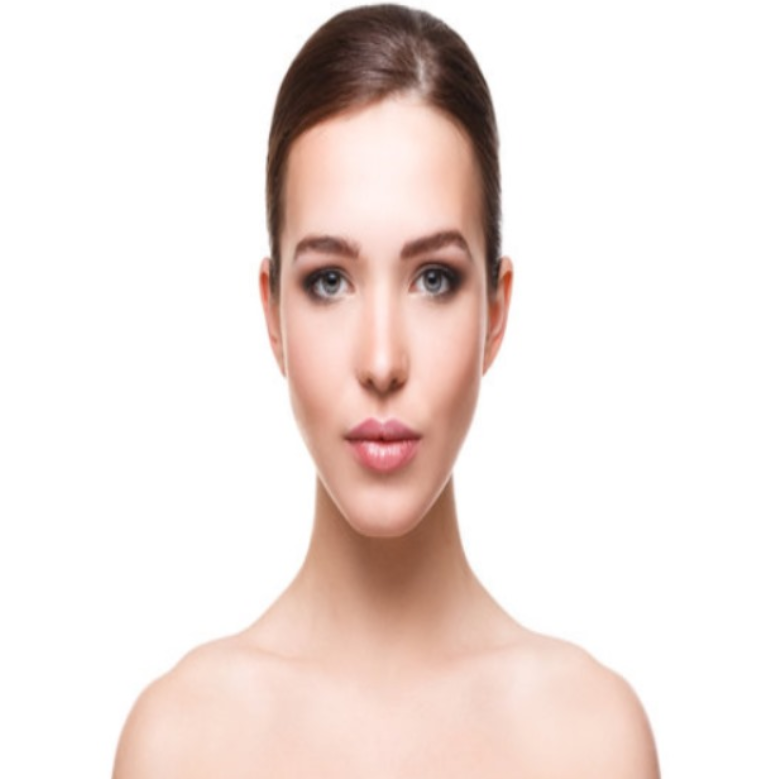
#> input picture img.png, 767 x 779 px
$ python 'Region based.py'
#> lines starting #> are read from the running program, lines starting #| are printed output that depends on the picture; after the words box and inside, x2 and y2 are one past the last pixel; in counts of white or black regions, pixels touching at a corner belong together
import cv2
import numpy as np
import matplotlib.pyplot as plt
from skimage import segmentation, color, graph
from sklearn.metrics import f1_score, recall_score
import time
from scipy import stats


def load_image(image_path):
#> called with image_path = '../img.png'
    image = cv2.imread(image_path)
#> image is the input picture: shape (779, 767, 3); mean B, G, R 223, 227.3, 239.6
    if image is None:
        raise ValueError(f"Error: Unable to load image from path: {image_path}")

    if image.shape[2] == 4:  # Check if image has 4 channels (RGBA)
        image = cv2.cvtColor(image, cv2.COLOR_RGBA2RGB)
    else:
        image = cv2.cvtColor(image, cv2.COLOR_BGR2RGB)

    gray = cv2.cvtColor(image, cv2.COLOR_RGB2GRAY)
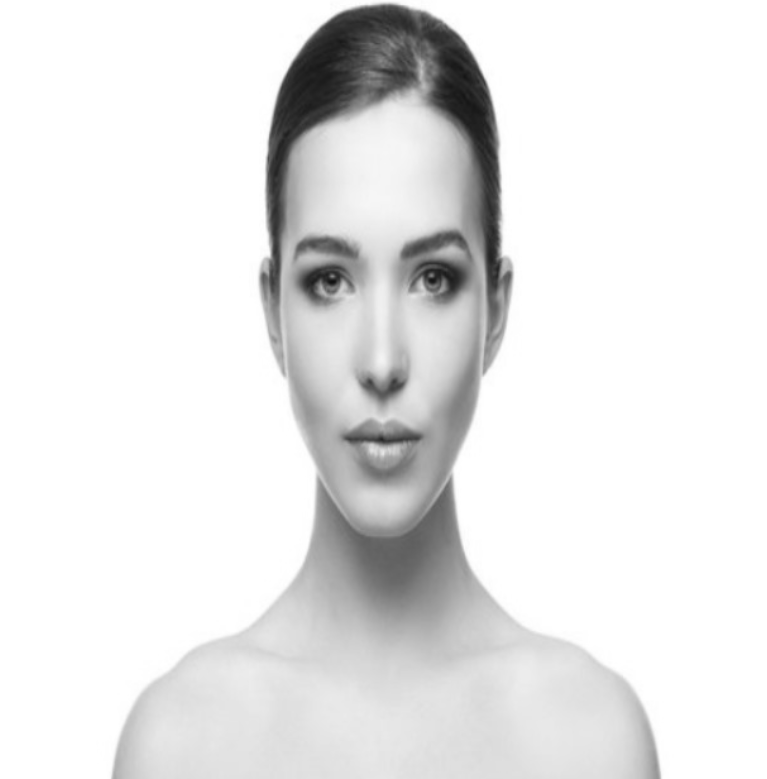
#> gray: shape (779, 767); min 16, max 255, mean 230.5
    return image, gray


def segment_image(image_path):
    image, gray = load_image(image_path)

    _, binary = cv2.threshold(gray, 0, 255, cv2.THRESH_BINARY_INV + cv2.THRESH_OTSU)
    kernel = np.ones((3, 3), np.uint8)
    opening = cv2.morphologyEx(binary, cv2.MORPH_OPEN, kernel, iterations=2)
    sure_bg = cv2.dilate(opening, kernel, iterations=3)
    dist_transform = cv2.distanceTransform(opening, cv2.DIST_L2, 5)
    _, sure_fg = cv2.threshold(dist_transform, 0.7 * dist_transform.max(), 255, 0)
    sure_fg = np.uint8(sure_fg)
    unknown = cv2.subtract(sure_bg, sure_fg)
    _, markers = cv2.connectedComponents(sure_fg)
    markers = markers + 1
    markers[unknown == 255] = 0
    markers = cv2.watershed(image, markers)
    segmented_bw = np.zeros_like(gray)
    segmented_bw[markers > 1] = 255
    return segmented_bw


def seeded_region_growing(image_path, seed_point=(100, 100), threshold=15):
    _, gray = load_image(image_path)
    mask = np.zeros_like(gray, dtype=np.uint8)
    mask[seed_point] = 255
    seed_queue = [seed_point]
    while seed_queue:
        x, y = seed_queue.pop(0)
        for i in range(-1, 2):
            for j in range(-1, 2):
                nx, ny = x + i, y + j
                if 0 <= nx < gray.shape[0] and 0 <= ny < gray.shape[1]:
                    if mask[nx, ny] == 0 and abs(int(gray[nx, ny]) - int(gray[x, y])) < threshold:
                        mask[nx, ny] = 255
                        seed_queue.append((nx, ny))
    return mask


def region_splitting_and_merging(image_path):
    def split_region(image, x, y, size):
        if size < 1:
            return
        region = image[y:y + size, x:x + size]
        mean_intensity = np.mean(region)
        std_dev = np.std(region)
        if std_dev < 5:
            segmented[y:y + size, x:x + size] = mean_intensity
        else:
            half_size = size // 2
            split_region(image, x, y, half_size)
            split_region(image, x + half_size, y, half_size)
            split_region(image, x, y + half_size, half_size)
            split_region(image, x + half_size, y + half_size, half_size)

    _, gray = load_image(image_path)
    segmented = np.zeros_like(gray, dtype=np.float32)
    split_region(gray, 0, 0, gray.shape[0])
    return (segmented * 255).astype(np.uint8)


def clustering_based_segmentation(image_path, k=3):
    image, _ = load_image(image_path)
    image_reshaped = image.reshape((-1, 3))
    image_reshaped = np.float32(image_reshaped)
    criteria = (cv2.TERM_CRITERIA_EPS + cv2.TERM_CRITERIA_MAX_ITER, 100, 0.2)
    _, labels, centers = cv2.kmeans(image_reshaped, k, None, criteria, 10, cv2.KMEANS_RANDOM_CENTERS)
    labels = labels.flatten()
    segmented_image = centers[labels].reshape(image.shape).astype(np.uint8)
    return cv2.cvtColor(segmented_image, cv2.COLOR_RGB2GRAY)


def mean_shift_segmentation(image_path):
    image, _ = load_image(image_path)
    shifted = cv2.pyrMeanShiftFiltering(image, sp=21, sr=51)
    return cv2.cvtColor(shifted, cv2.COLOR_RGB2GRAY)


def watershed_segmentation(image_path):
    return segment_image(image_path)


def graph_based_segmentation(image_path):
    image, _ = load_image(image_path)
    labels = segmentation.slic(image, compactness=30, n_segments=400)
    g = graph.rag_mean_color(image, labels)
    labels2 = graph.cut_threshold(labels, g, 0.25)
    segmented = color.label2rgb(labels2, image, kind='avg')
    return cv2.cvtColor((segmented * 255).astype(np.uint8), cv2.COLOR_RGB2GRAY)


def evaluate_performance(original, segmented):
    # Ensure both images have the same shape
    min_shape = min(original.shape, segmented.shape)
    original = original[:min_shape[0], :min_shape[1]]
    segmented = segmented[:min_shape[0], :min_shape[1]]

    # Normalize and binarize the images
    original_bin = (original > original.mean()).astype(int)
    segmented_bin = (segmented > segmented.mean()).astype(int)

    original_flat = original_bin.flatten()
    segmented_flat = segmented_bin.flatten()

    f1 = f1_score(original_flat, segmented_flat, average='weighted', zero_division=1)
    recall = recall_score(original_flat, segmented_flat, average='weighted', zero_division=1)
    return f1, recall


def main():
    image_path = r'../img.png'
    original_image, gray_image = load_image(image_path)

    segmentation_methods = {
        'Seeded Region Growing': seeded_region_growing,
        'Region Splitting and Merging': region_splitting_and_merging,
        'Clustering Based': clustering_based_segmentation,
        'Mean Shift': mean_shift_segmentation,
        'Watershed': watershed_segmentation,
        'Graph Based': graph_based_segmentation
    }

    results = {}

    plt.figure(figsize=(20, 15))
    plt.subplot(3, 3, 1)
    plt.imshow(original_image)
    plt.title('Original Image')
    plt.axis('off')

    for idx, (name, method) in enumerate(segmentation_methods.items(), start=2):
        start_time = time.time()
        segmented = method(image_path)
        execution_time = time.time() - start_time

        f1, recall = evaluate_performance(gray_image, segmented)

        results[name] = {
            'F1 Score': f1,
            'Recall Score': recall,
            'Execution Time': execution_time
        }

        plt.subplot(3, 3, idx)
        plt.imshow(segmented, cmap='gray')
        plt.title(f'{name}\nF1: {f1:.4f}, Recall: {recall:.4f}\nTime: {execution_time:.4f}s')
        plt.axis('off')
#> this loop made 6 passes
#> (f1, recall) on pass 1: (0.578, 0.7)
#> pass 1, in evaluate_performance, `segmented = segmented[:min_shape[0], :min_shape[1]]`:
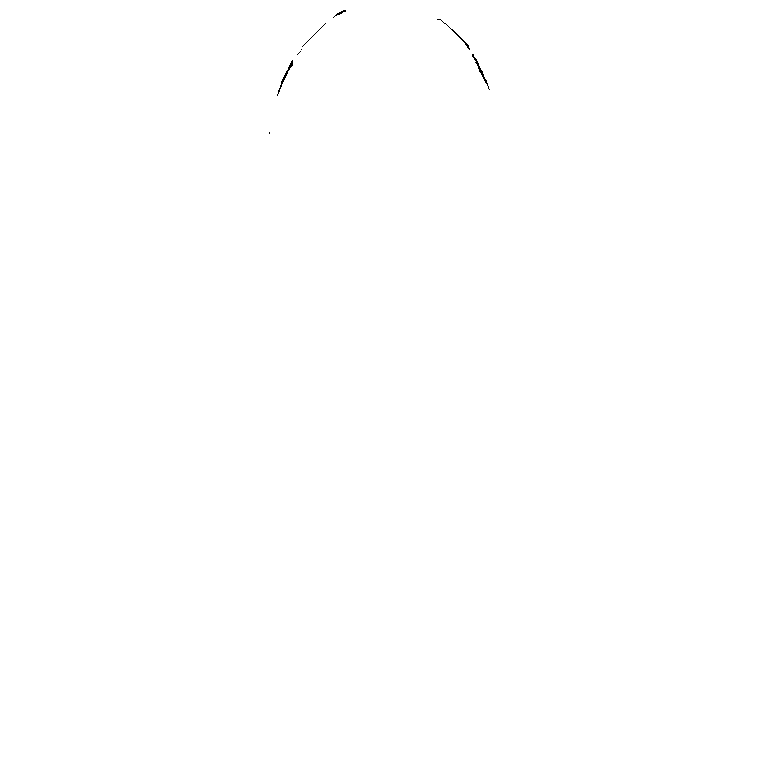
#> segmented: shape (779, 767); 100% white; black in thin lines or dots, all inside (x1, y1, x2, y2) = (269, 10, 490, 134)
#> pass 1, in evaluate_performance, `original_bin = (original > original.mean()).astype(int)`:
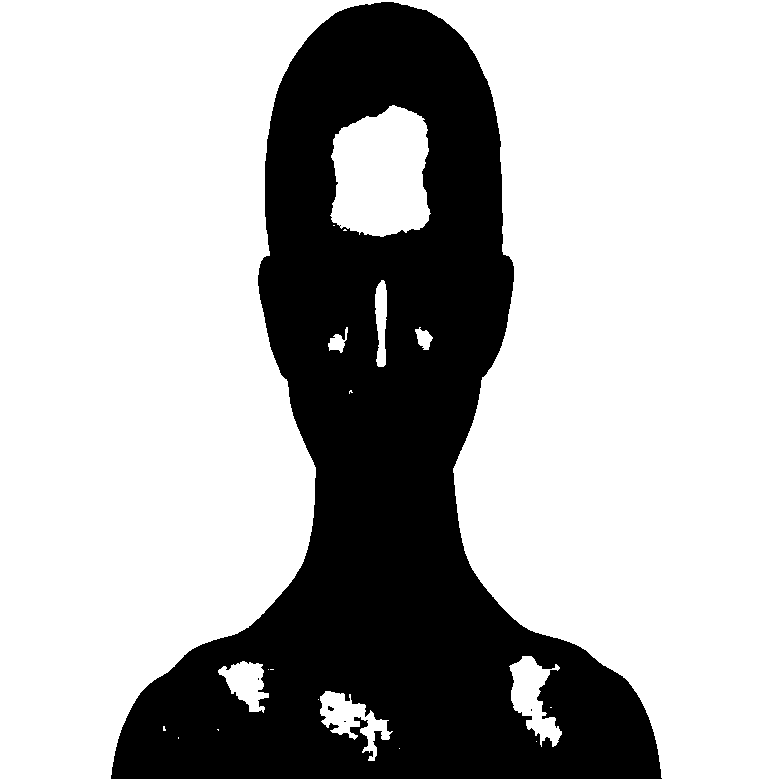
#> original_bin: shape (779, 767) int64; values 0 (black) and 1 (white), 70% white; 5 black regions (3 under 20 px), largest, box (x1, y1, x2, y2) and area: (111, 2, 662, 779) 179198, (328, 706, 334, 711) 21
#> pass 2, in split_region (call 2), `region = image[y:y + size, x:x + size]`:
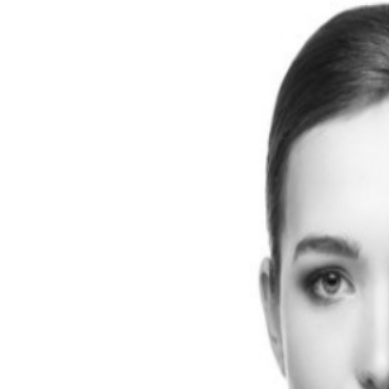
#> region: shape (389, 389); min 16, max 255, mean 227.4

    plt.tight_layout()
    plt.show()
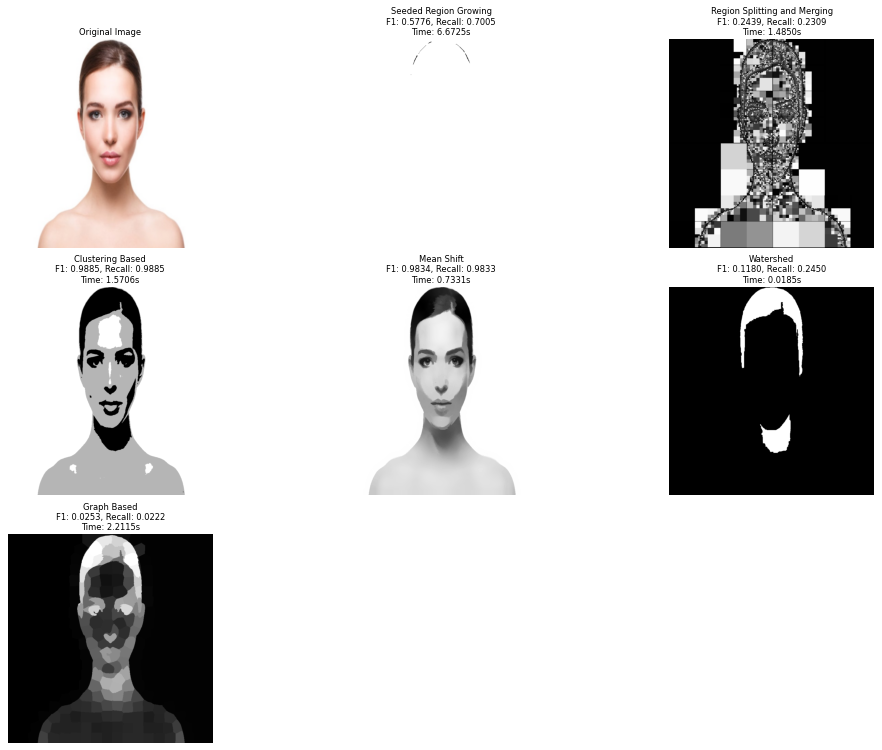
#> figure drawn by matplotlib, 7 panels

    # Plotting performance comparison
    methods = list(results.keys())
    f1_scores = [results[m]['F1 Score'] for m in methods]
    recall_scores = [results[m]['Recall Score'] for m in methods]
    execution_times = [results[m]['Execution Time'] for m in methods]

    plt.figure(figsize=(15, 5))
    x = np.arange(len(methods))
    width = 0.25

    plt.bar(x - width, f1_scores, width, label='F1 Score')
    plt.bar(x, recall_scores, width, label='Recall Score')
    plt.bar(x + width, execution_times, width, label='Execution Time (s)')

    plt.xlabel('Segmentation Methods')
    plt.ylabel('Scores / Time')
    plt.title('Performance Comparison of Segmentation Methods')
    plt.xticks(x, methods, rotation=45, ha='right')
    plt.legend()
    plt.tight_layout()
    plt.show()
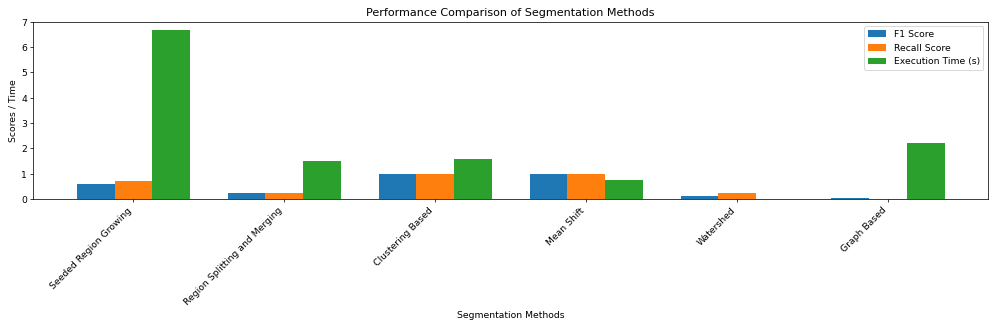
#> figure drawn by matplotlib, 1 panel; tallest bar 0.989 high, from x = 1.62 to 1.88; tallest bar 0.988 high, from x = 1.88 to 2.12; tallest bar 6.67 high, from x = 0.125 to 0.375

    # Summary
    best_f1 = max(results, key=lambda x: results[x]['F1 Score'])
    best_recall = max(results, key=lambda x: results[x]['Recall Score'])
    best_time = min(results, key=lambda x: results[x]['Execution Time'])

    print(f"Best method based on F1 Score: {best_f1}")
#| Best method based on F1 Score: Clustering Based
    print(f"Best method based on Recall Score: {best_recall}")
#| Best method based on Recall Score: Clustering Based
    print(f"Best method based on Execution Time: {best_time}")
#| Best method based on Execution Time: Watershed


if __name__ == "__main__":
    main()
